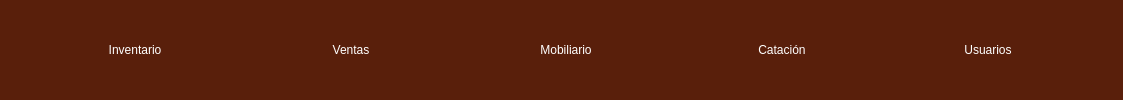
     <widget class="QFrame" name="frame_menu">
      <property name="minimumSize">
       <size>
        <width>0</width>
        <height>100</height>
       </size>
      </property>
      <property name="styleSheet">
       <string notr="true">background-color: rgb(89, 31, 11);
border-bottom-left-radius:20px;
border-bottom-right-radius:20px;</string>
      </property>
      <property name="frameShape">
       <enum>QFrame::StyledPanel</enum>
      </property>
      <property name="frameShadow">
       <enum>QFrame::Raised</enum>
      </property>
      <layout class="QHBoxLayout" name="horizontalLayout">
       <item>
        <spacer name="horizontalSpacer_9">
         <property name="orientation">
          <enum>Qt::Horizontal</enum>
         </property>
         <property name="sizeHint" stdset="0">
          <size>
           <width>49</width>
           <height>20</height>
          </size>
         </property>
        </spacer>
       </item>
       <item>
        <widget class="QPushButton" name="btn_inventario">
         <property name="minimumSize">
          <size>
           <width>150</width>
           <height>75</height>
          </size>
         </property>
         <property name="styleSheet">
          <string notr="true">QFrame{
background-color: rgb(51, 157, 255);
}

QPushButton{
color: rgb(255, 255, 255);
background-color: rgb(89, 31, 11);
border-bottom-left-radius:20px;
font: 75 9pt &quot;Open Sans Semibold&quot;
}

QPushButton:hover{
color: rgb(0, 0, 0);
background-color: rgb(222, 184, 135);
border-bottom-left-radius:20px;
font: 75 9pt  &quot;Open Sans Semibold&quot;
}</string>
         </property>
         <property name="text">
          <string>Inventario</string>
         </property>
         <property name="icon">
          <iconset>
           <normaloff>../../../../../../../../.designer/backup/Imagenes/bolsa-de-cafe.png</normaloff>../../../../../../../../.designer/backup/Imagenes/bolsa-de-cafe.png</iconset>
         </property>
         <property name="iconSize">
          <size>
           <width>50</width>
           <height>50</height>
          </size>
         </property>
        </widget>
       </item>
       <item>
        <spacer name="horizontalSpacer_2">
         <property name="orientation">
          <enum>Qt::Horizontal</enum>
         </property>
         <property name="sizeHint" stdset="0">
          <size>
           <width>60</width>
           <height>20</height>
          </size>
         </property>
        </spacer>
       </item>
       <item>
        <widget class="QPushButton" name="btn_ventas">
         <property name="minimumSize">
          <size>
           <width>150</width>
           <height>75</height>
          </size>
         </property>
         <property name="styleSheet">
          <string notr="true">QFrame{
background-color: rgb(51, 157, 255);
}

QPushButton{
color: rgb(255, 255, 255);
background-color: rgb(89, 31, 11);
border-bottom-left-radius:20px;
font: 75 9pt &quot;Open Sans Semibold&quot;
}

QPushButton:hover{
color: rgb(0, 0, 0);
background-color: rgb(222, 184, 135);
border-bottom-left-radius:20px;
font: 75 9pt  &quot;Open Sans Semibold&quot;
}</string>
         </property>
         <property name="text">
          <string>Ventas</string>
         </property>
         <property name="icon">
          <iconset>
           <normaloff>../../../../../../../../.designer/backup/Imagenes/taza-de-cafe.png</normaloff>../../../../../../../../.designer/backup/Imagenes/taza-de-cafe.png</iconset>
         </property>
         <property name="iconSize">
          <size>
           <width>50</width>
           <height>50</height>
          </size>
         </property>
        </widget>
       </item>
       <item>
        <spacer name="horizontalSpacer_3">
         <property name="orientation">
          <enum>Qt::Horizontal</enum>
         </property>
         <property name="sizeHint" stdset="0">
          <size>
           <width>59</width>
           <height>20</height>
          </size>
         </property>
        </spacer>
       </item>
       <item>
        <widget class="QPushButton" name="btn_mobiliario">
         <property name="minimumSize">
          <size>
           <width>150</width>
           <height>75</height>
          </size>
         </property>
         <property name="styleSheet">
          <string notr="true">QFrame{
background-color: rgb(51, 157, 255);
}

QPushButton{
color: rgb(255, 255, 255);
background-color: rgb(89, 31, 11);
border-bottom-left-radius:20px;
font: 75 9pt &quot;Open Sans Semibold&quot;
}

QPushButton:hover{
color: rgb(0, 0, 0);
background-color: rgb(222, 184, 135);
border-bottom-left-radius:20px;
font: 75 9pt  &quot;Open Sans Semibold&quot;
}</string>
         </property>
         <property name="text">
          <string>Mobiliario</string>
         </property>
         <property name="icon">
          <iconset>
           <normaloff>../../../../../../../../.designer/backup/Imagenes/planta-de-cafe.png</normaloff>../../../../../../../../.designer/backup/Imagenes/planta-de-cafe.png</iconset>
         </property>
         <property name="iconSize">
          <size>
           <width>50</width>
           <height>50</height>
          </size>
         </property>
        </widget>
       </item>
       <item>
        <spacer name="horizontalSpacer_4">
         <property name="orientation">
          <enum>Qt::Horizontal</enum>
         </property>
         <property name="sizeHint" stdset="0">
          <size>
           <width>60</width>
           <height>20</height>
          </size>
         </property>
        </spacer>
       </item>
       <item>
        <widget class="QPushButton" name="btn_catacion">
         <property name="minimumSize">
          <size>
           <width>150</width>
           <height>75</height>
          </size>
         </property>
         <property name="styleSheet">
          <string notr="true">QFrame{
background-color: rgb(51, 157, 255);
}

QPushButton{
color: rgb(255, 255, 255);
background-color: rgb(89, 31, 11);
border-bottom-left-radius:20px;
font: 75 9pt &quot;Open Sans Semibold&quot;
}

QPushButton:hover{
color: rgb(0, 0, 0);
background-color: rgb(222, 184, 135);
border-bottom-left-radius:20px;
font: 75 9pt  &quot;Open Sans Semibold&quot;
}</string>
         </property>
         <property name="text">
          <string>Catación</string>
         </property>
         <property name="icon">
          <iconset>
           <normaloff>../../../../../../../../.designer/backup/Imagenes/924514.png</normaloff>../../../../../../../../.designer/backup/Imagenes/924514.png</iconset>
         </property>
         <property name="iconSize">
          <size>
           <width>50</width>
           <height>50</height>
          </size>
         </property>
        </widget>
       </item>
       <item>
        <spacer name="horizontalSpacer_7">
         <property name="orientation">
          <enum>Qt::Horizontal</enum>
         </property>
         <property name="sizeHint" stdset="0">
          <size>
           <width>50</width>
           <height>20</height>
          </size>
         </property>
        </spacer>
       </item>
       <item>
        <widget class="QPushButton" name="btn_usuario">
         <property name="minimumSize">
          <size>
           <width>150</width>
           <height>75</height>
          </size>
         </property>
         <property name="styleSheet">
          <string notr="true">QFrame{
background-color: rgb(51, 157, 255);
}

QPushButton{
color: rgb(255, 255, 255);
background-color: rgb(89, 31, 11);
border-bottom-left-radius:20px;
font: 75 9pt &quot;Open Sans Semibold&quot;
}

QPushButton:hover{
color: rgb(0, 0, 0);
background-color: rgb(222, 184, 135);
border-bottom-left-radius:20px;
font: 75 9pt  &quot;Open Sans Semibold&quot;
}</string>
         </property>
         <property name="text">
          <string>Usuarios</string>
         </property>
         <property name="icon">
          <iconset>
           <normaloff>../../../../../../../../.designer/backup/Imagenes/cosecha.png</normaloff>../../../../../../../../.designer/backup/Imagenes/cosecha.png</iconset>
         </property>
         <property name="iconSize">
          <size>
           <width>50</width>
           <height>50</height>
          </size>
         </property>
        </widget>
       </item>
       <item>
        <spacer name="horizontalSpacer_8">
         <property name="orientation">
          <enum>Qt::Horizontal</enum>
         </property>
         <property name="sizeHint" stdset="0">
          <size>
           <width>49</width>
           <height>20</height>
          </size>
         </property>
        </spacer>
       </item>
      </layout>
     </widget>
